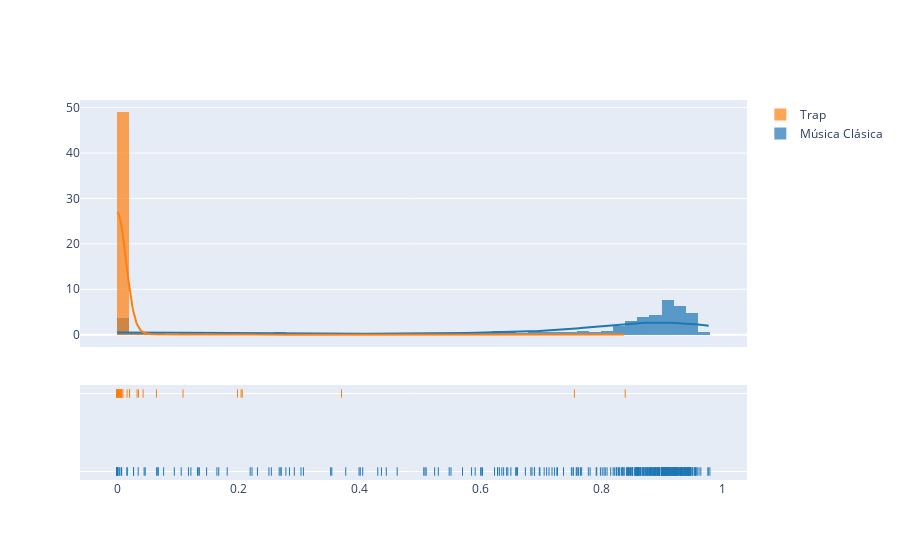

The notebook cell this image was saved under:
### Markdown cell above
La instrumentalness tambíen es una relación fuerte esperable, debido a que la música clásica es casi siempre instrumental y el trap casi nunca lo es. La relación no es un 1 perfecto debido a que la detección la realiza un algoritmo y el valor es el porcentaje de confianza. Ambas realciones se pueden ver en el siguiente gráfico.

### Code cell
import plotly.figure_factory as ff

fig = ff.create_distplot([df_final['instrumentalness'][df_final['target'] == 0], df_final['instrumentalness'][df_final['target'] == 1]], [str(genero_0),str(genero_1)], bin_size=1/50)

fig.show()

### Figure 1 — Plotly figure (JSON) as saved in the notebook; plotly's stock layout.template omitted (floating-point values rounded to 4 significant figures; data arrays with more than 128 entries replaced by an {"elided": "..."} marker saying what was removed)
{"data": [{"autobinx": false, "histnorm": "probability density", "legendgroup": "Música Clásica", "marker": {"color": "rgb(31, 119, 180)"}, "name": "Música Clásica", "opacity": 0.7, "type": "histogram", "x": {"elided": "360 float values"}, "xaxis": "x", "xbins": {"end": 0.98, "size": 0.02, "start": 0}, "yaxis": "y"}, {"autobinx": false, "histnorm": "probability density", "legendgroup": "Trap", "marker": {"color": "rgb(255, 127, 14)"}, "name": "Trap", "opacity": 0.7, "type": "histogram", "x": {"elided": "580 float values"}, "xaxis": "x", "xbins": {"end": 0.84, "size": 0.02, "start": 0}, "yaxis": "y"}, {"legendgroup": "Música Clásica", "marker": {"color": "rgb(31, 119, 180)"}, "mode": "lines", "name": "Música Clásica", "showlegend": false, "type": "scatter", "x": {"elided": "500 float values"}, "xaxis": "x", "y": {"elided": "500 float values"}, "yaxis": "y"}, {"legendgroup": "Trap", "marker": {"color": "rgb(255, 127, 14)"}, "mode": "lines", "name": "Trap", "showlegend": false, "type": "scatter", "x": {"elided": "500 float values"}, "xaxis": "x", "y": {"elided": "500 float values"}, "yaxis": "y"}, {"legendgroup": "Música Clásica", "marker": {"color": "rgb(31, 119, 180)", "symbol": "line-ns-open"}, "mode": "markers", "name": "Música Clásica", "showlegend": false, "type": "scatter", "x": {"elided": "360 float values"}, "xaxis": "x", "y": {"elided": "360 str values"}, "yaxis": "y2"}, {"legendgroup": "Trap", "marker": {"color": "rgb(255, 127, 14)", "symbol": "line-ns-open"}, "mode": "markers", "name": "Trap", "showlegend": false, "type": "scatter", "x": {"elided": "580 float values"}, "xaxis": "x", "y": {"elided": "580 str values"}, "yaxis": "y2"}], "layout": {"barmode": "overlay", "hovermode": "closest", "legend": {"traceorder": "reversed"}, "xaxis": {"anchor": "y2", "domain": [0, 1], "zeroline": false}, "yaxis": {"anchor": "free", "domain": [0.35, 1], "position": 0}, "yaxis2": {"anchor": "x", "domain": [0, 0.25], "dtick": 1, "showticklabels": false}}}
